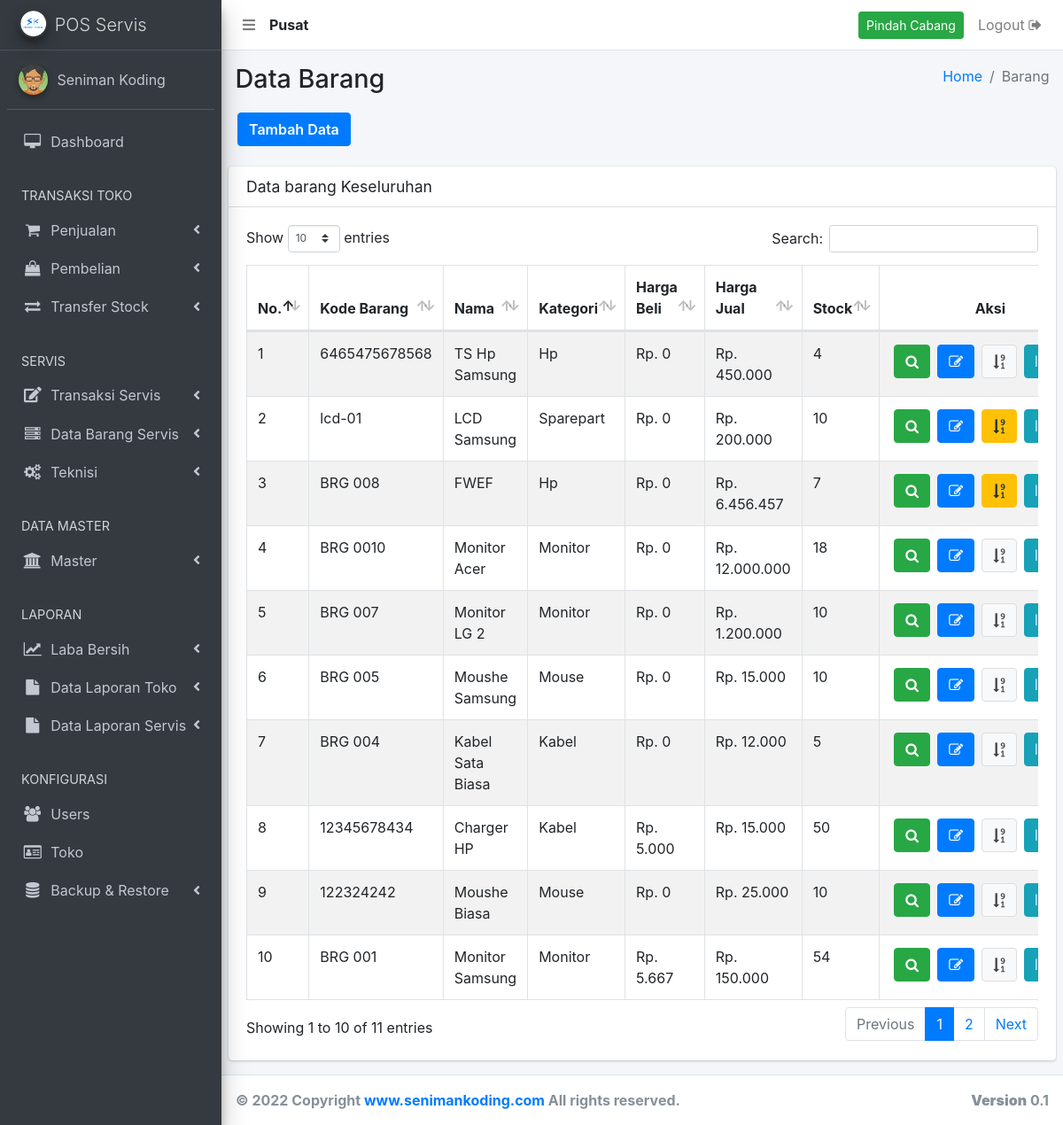
/barang-old.php (signed in), run on the app's committed database.
### tables this page shows
CREATE TABLE `user` (
  `user_id` int(11) NOT NULL AUTO_INCREMENT,
  `user_nama` varchar(500) NOT NULL,
  `user_no_hp` varchar(250) NOT NULL,
  `user_alamat` text NOT NULL,
  `user_email` varchar(250) NOT NULL,
  `user_password` varchar(500) NOT NULL,
  `user_create` varchar(250) NOT NULL,
  `user_level` varchar(250) NOT NULL,
  `user_gaji_pokok` int(11) NOT NULL,
  `user_bonus` int(11) NOT NULL,
  `user_komisi_teknisi` int(11) NOT NULL,
  `user_status` varchar(250) NOT NULL,
  `user_cabang` int(11) NOT NULL,
  PRIMARY KEY (`user_id`)
);

CREATE TABLE `barang` (
  `barang_id` int(11) NOT NULL AUTO_INCREMENT,
  `barang_kode` varchar(500) NOT NULL,
  `barang_kode_slug` varchar(500) NOT NULL,
  `barang_kode_count` int(11) NOT NULL,
  `barang_nama` varchar(250) NOT NULL,
  `barang_harga_beli` varchar(250) NOT NULL,
  `barang_harga` varchar(250) NOT NULL,
  `barang_stock` text NOT NULL,
  `barang_tanggal` varchar(250) NOT NULL,
  `barang_kategori_id` int(11) NOT NULL,
  `kategori_id` varchar(250) NOT NULL,
  `barang_satuan_id` varchar(250) NOT NULL,
  `satuan_id` varchar(250) NOT NULL,
  `barang_deskripsi` text NOT NULL,
  `barang_option_sn` int(11) NOT NULL,
  `barang_status` int(11) NOT NULL,
  `barang_terjual` int(11) NOT NULL,
  `barang_cabang` int(11) NOT NULL,
  PRIMARY KEY (`barang_id`)
);

CREATE TABLE `kategori` (
  `kategori_id` int(11) NOT NULL AUTO_INCREMENT,
  `kategori_nama` varchar(500) NOT NULL,
  `kategori_status` varchar(250) NOT NULL,
  `kategori_cabang` int(11) NOT NULL,
  PRIMARY KEY (`kategori_id`)
);

### _header-artibut.php (called while the page is built, shortened)
<?php
  	include 'aksi/functions.php';
    $userLoginCabang = mysqli_query( $conn, "select user_cabang from user where user_id = '".$_SESSION['user_id']."'");
    $sessionCabangData = mysqli_fetch_array($userLoginCabang);
    $sessionCabang     = $sessionCabangData['user_cabang'];
    if ( $sessionCabang < 1 ) {
      $tipeToko = "Pusat";
    } else {
      $tipeToko = "Cabang ".$sessionCabang;
    }
?>

### barang-old.php (the view, shortened to what this page needs)
<?php
  include '_header.php';
  include '_nav.php';
  include '_sidebar.php';
?>
  <div class="content-wrapper">
    <section class="content-header">
      <div class="container-fluid">
        <div class="row mb-2">
          <div class="col-sm-6">
            <h1>Data Barang</h1>
          </div>
          <div class="col-sm-6">
            <ol class="breadcrumb float-sm-right">
              <li class="breadcrumb-item"><a href="bo">Home</a></li>
              <li class="breadcrumb-item active">Barang</li>
            </ol>
          </div>
          <div class="tambah-data">
          	<a href="barang-add" class="btn btn-primary">Tambah Data</a>
          </div>
        </div>
      </div>
    </section>
    <section class="content">
      <div class="row">
        <div class="col-12">
          <div class="card">
            <div class="card-header">
              <h3 class="card-title">Data barang Keseluruhan</h3>
            </div>
            <div class="card-body">
              <div class="table-auto">
                <table id="example1" class="table table-bordered table-striped">
                  <thead>
                  <tr>
                    <th style="width: 6%;">No.</th>
                    <th style="width: 13%;">Kode Barang</th>
                    <th>Nama</th>
                    <th>Kategori</th>
                    <th>Harga Beli</th>
                    <th>Harga Jual</th>
                    <th>Stock</th>
                    <th style="text-align: center; width: 14%">Aksi</th>
                  </tr>
                  </thead>
                  <tbody>
                  <?php
                    $i = 1;
                    $queryProduct = $conn->query("SELECT barang.barang_id, barang.barang_kode, barang.barang_kode_count, barang.barang_nama, barang.barang_harga_beli, barang.barang_harga, barang.barang_stock, barang.barang_option_sn, barang.barang_cabang, kategori.kategori_id, kategori.kategori_nama, satuan.satuan_id, satuan.satuan_nama
                               FROM barang
                               JOIN kategori ON barang.kategori_id = kategori.kategori_id
                               JOIN satuan ON barang.satuan_id = satuan.satuan_id
                               WHERE barang_cabang = ".$sessionCabang." ORDER BY barang_id DESC
                               ");
                    while ($rowProduct = mysqli_fetch_array($queryProduct)) {
                  ?>
                  <tr>
                    	<td><?= $i; ?></td>
                      <td><?= $rowProduct['barang_kode']; ?></td>
                      <td><?= $rowProduct['barang_nama']; ?></td>
                      <td><?= $rowProduct['kategori_nama']; ?></td>
                      <td>Rp. <?= number_format($rowProduct['barang_harga_beli'], 0, ',', '.'); ?></td></td>
                      <td>Rp. <?= number_format($rowProduct['barang_harga'], 0, ',', '.'); ?></td>
                      <td><?= $rowProduct['barang_stock']; ?></td>
                      <td class="orderan-online-button">
                        <?php
                          $id = $rowProduct["barang_id"];
                          $urlCount = base64_encode($rowProduct['barang_kode_count']);
                        ?>
                          <a href="barang-zoom?id=<?= $id; ?>-<?= strtolower(str_replace(' ', '-', $rowProduct['barang_nama'])); ?>" title="Zoom Data" target="_blank">
                              <button class="btn btn-success" type="submit">
                                 <i class="fa fa-search"></i>
                              </button>
                          </a>
                      	  <a href="barang-edit?id=<?= $id; ?>-<?= strtolower(str_replace(' ', '-', $rowProduct['barang_nama'])); ?>" title="Edit Data">
                              <button class="btn btn-primary" type="submit">
                                 <i class="fa fa-edit"></i>
                              </button>
                          </a>
                          <?php if ( $rowProduct['barang_option_sn'] > 0 ) { ?>
                          <a href="barang-sn?no=<?= $urlCount; ?>" title="Data No. SN">
                              <button class="btn btn-warning" type="submit">
                                 <i class="fa fa-sort-numeric-desc"></i>
                              </button>
                          </a>
                          <?php } ?>
                          <?php if ( $rowProduct['barang_option_sn'] < 1 ) { ?>
                          <a href="#!" title="Data No. SN" class="Data No. SN">
                              <button class="btn btn-default" type="" name="hapus">
                                  <i class="fa fa-sort-numeric-desc"></i>
                              </button>
                          </a>
                          <?php } ?>
                          <a href="barang-generate-barcode?id=<?= $id; ?>-<?= strtolower(str_replace(' ', '-', $rowProduct['barang_nama'])); ?>" title="Generate Barcode">
                              <button class="btn btn-info" type="submit">
                                 <i class="fa fa-barcode"></i>
                              </button>
                          </a>
                      </td>
                  </tr>
                  <?php $i++; ?>
                  <?php } ?>
                  </tbody>
                </table>
              </div>
            </div>
          </div>
        </div>
      </div>
    </section>
  </div>
</div>
<?php include '_footer.php'; ?>
</body>
</html>

### _nav.php (shortened to what this page needs)
<nav class="main-header navbar navbar-expand navbar-white navbar-light">
    <ul class="navbar-nav">
      <li class="nav-item">
        <a class="nav-link" data-widget="pushmenu" href="#"><i class="fas fa-bars"></i></a>
      </li>
      <li class="nav-item" style="padding-top: 8px;">
        <?php
          echo "<b>".$tipeToko."</b>";
        ?>
      </li>
    </ul>
    <ul class="navbar-nav ml-auto">
      <?php if ( $levelLogin === "super admin" ) { ?>
      <li class="nav-item">
          <a class="btn btn-block btn-success btn-sm" data-toggle="modal" href='#modal-id-cabang' style="margin-top: 5px;">Pindah Cabang</a>
      </li>
      <?php } ?>
      <li class="nav-item">
        <a href="<?php echo "aksi/logout.php?logout";?>"onclick="return confirm('Apakah anda yakin logout ?')" class="nav-link">Logout <i class="fa fa-sign-out"></i>
        </a>
      </li>
    </ul>
  </nav>

### data on the page
user: user_cabang "Pusat"
barang: barang_kode "6465475678568", barang_nama "TS Hp Samsung", kategori.kategori_nama "Hp", barang_harga_beli "0", barang_harga "450.000", barang_stock "4", barang_option_sn 0 (drawn)
barang: barang_kode "lcd-01", barang_nama "LCD Samsung", kategori.kategori_nama "Sparepart", barang_harga_beli "0", barang_harga "200.000", barang_stock "10"
barang: barang_kode "BRG 008", barang_nama "FWEF", kategori.kategori_nama "Hp", barang_harga_beli "0", barang_harga "6.456.457", barang_stock "7"
barang: barang_kode "BRG 0010", barang_nama "Monitor Acer", kategori.kategori_nama "Monitor", barang_harga_beli "0", barang_harga "12.000.000", barang_stock "18", barang_option_sn 0 (drawn)
barang: barang_kode "BRG 007", barang_nama "Monitor LG 2", kategori.kategori_nama "Monitor", barang_harga_beli "0", barang_harga "1.200.000", barang_stock "10", barang_option_sn 0 (drawn)
barang: barang_kode "BRG 005", barang_nama "Moushe Samsung", kategori.kategori_nama "Mouse", barang_harga_beli "0", barang_harga "15.000", barang_stock "10", barang_option_sn 0 (drawn)
barang: barang_kode "BRG 004", barang_nama "Kabel Sata Biasa", kategori.kategori_nama "Kabel", barang_harga_beli "0", barang_harga "12.000", barang_stock "5", barang_option_sn 0 (drawn)
barang: barang_kode "12345678434", barang_nama "Charger HP", kategori.kategori_nama "Kabel", barang_harga_beli "5.000", barang_harga "15.000", barang_stock "50", barang_option_sn 0 (drawn)
barang: barang_kode "122324242", barang_nama "Moushe Biasa", kategori.kategori_nama "Mouse", barang_harga_beli "0", barang_harga "25.000", barang_stock "10", barang_option_sn 0 (drawn)
barang: barang_kode "BRG 001", barang_nama "Monitor Samsung", kategori.kategori_nama "Monitor", barang_harga_beli "5.667", barang_harga "150.000", barang_stock "54", barang_option_sn 0 (drawn)

### other printed values
$_SESSION['user_nama'] "Seniman Koding"
